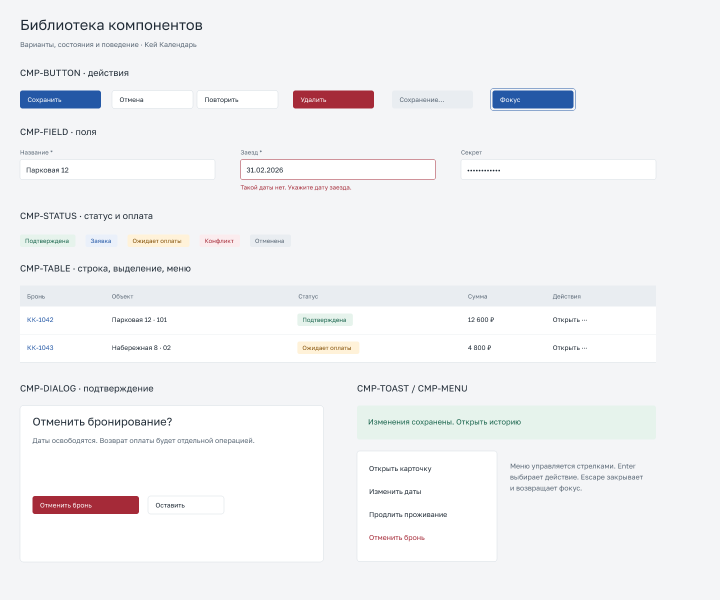
#> input picture design/exports/CMP-LIBRARY.png, 1440 x 1200 px (shown at 1/2 size); its folder holds only this picture in this run
$ python review_design.py
#> lines starting #> are read from the running program, lines starting #| are printed output that depends on the picture
"""Create contact sheets and check SVG text extents / semantic color contrast."""
from pathlib import Path
from PIL import Image,ImageDraw,ImageFont
import xml.etree.ElementTree as ET
import json,math
ROOT=Path(__file__).resolve().parents[1]
fontpath=ROOT/'assets/fonts/GolosText-variable.ttf'
def run():
    files=sorted((ROOT/'design/exports').glob('*.png'));out=ROOT/'design/review';out.mkdir(exist_ok=True)
    label=ImageFont.truetype(str(fontpath),17);sheets=[]
    for n in range(0,len(files),24):
        batch=files[n:n+24];canvas=Image.new('RGB',(1600,1800),'#E5E8EA');draw=ImageDraw.Draw(canvas)
#> after `canvas = Image.new('RGB', (1600, 1800), '#E5E8EA')`:
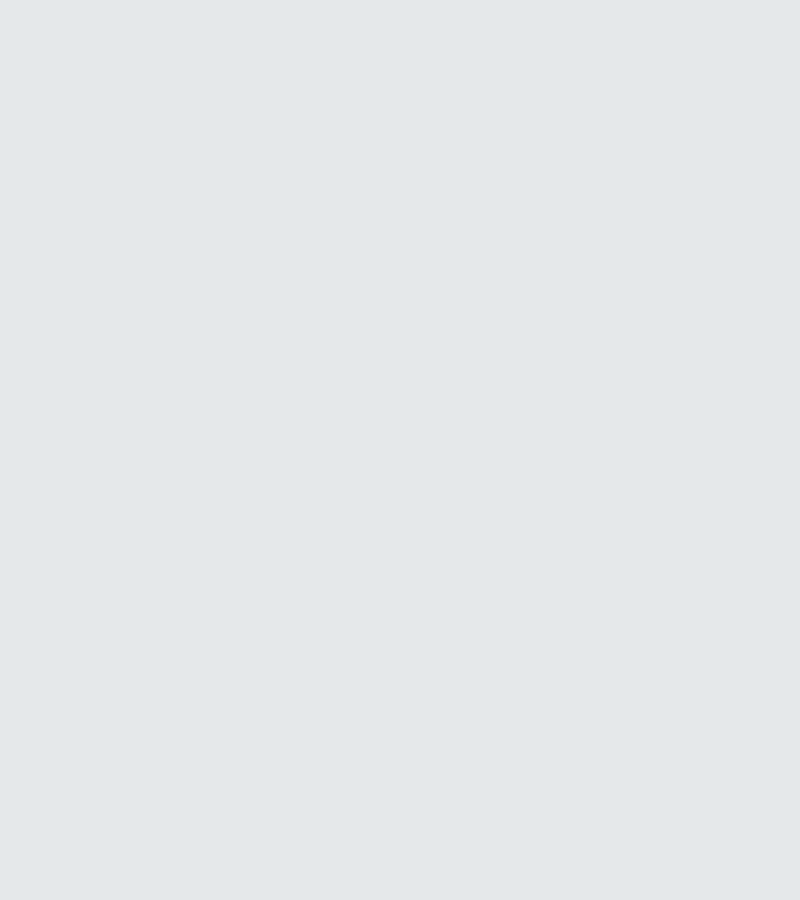
#> canvas: PIL image 1600x1800 RGB (shown at 1/2 size); mean R, G, B 229, 232, 234
        for i,p in enumerate(batch):
            im=Image.open(p).convert('RGB');im.thumbnail((384,264));x=8+(i%4)*400;y=8+(i//4)*300
#> after `im.thumbnail((384, 264))`:
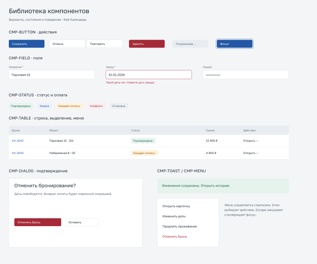
#> im: PIL image 317x264 RGB; mean R, G, B 241.5, 242.1, 244.1
            canvas.paste(im,(x,y));draw.text((x,y+268),p.stem,font=label,fill='#202B36')
        target=out/f'contact-{n//24+1:02}.png';canvas.save(target);sheets.append(str(target.relative_to(ROOT)))
    extents=[];text_count=0
    for p in sorted((ROOT/'design/source').glob('*.svg')):
        root=ET.parse(p).getroot();w,h=float(root.get('width')),float(root.get('height'))
        for t in root.findall('.//{http://www.w3.org/2000/svg}text'):
            value=t.text or '';f=ImageFont.truetype(str(fontpath),int(float(t.get('font-size','14'))));x,y=float(t.get('x','0')),float(t.get('y','0'));right=x+f.getlength(value);text_count+=1
            if x<0 or y-f.size<0 or right>w+1 or y>h+1:extents.append({'file':p.name,'x':x,'y':y,'right':round(right,1),'canvas':[w,h]})
#> (the run stopped early here; a loop or call above may not have finished)

$ run again, on design/exports/SCR-BILL-04.png
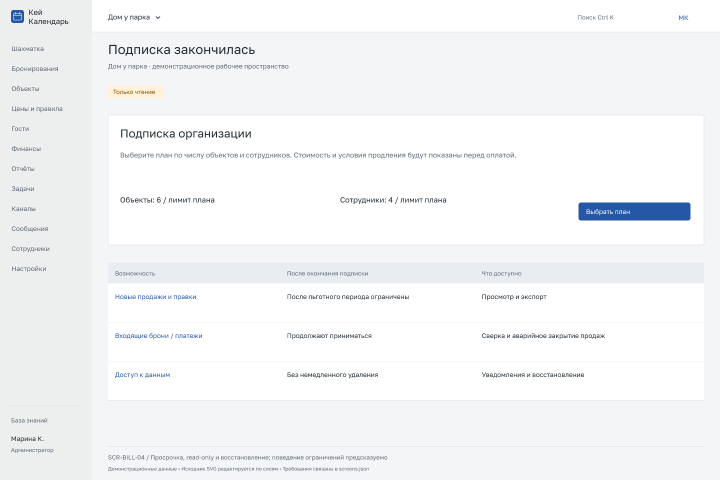
#> input picture design/exports/SCR-BILL-04.png, 1440 x 960 px (shown at 1/2 size)
#> in run, `im.thumbnail((384, 264))`:
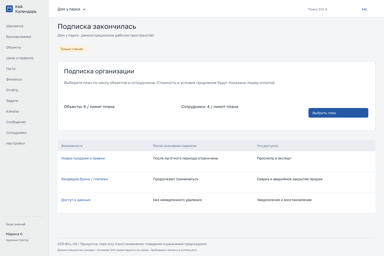
#> im: PIL image 384x256 RGB; mean R, G, B 244, 245.3, 246.8

$ run again, on design/exports/SCR-CAL-01.png
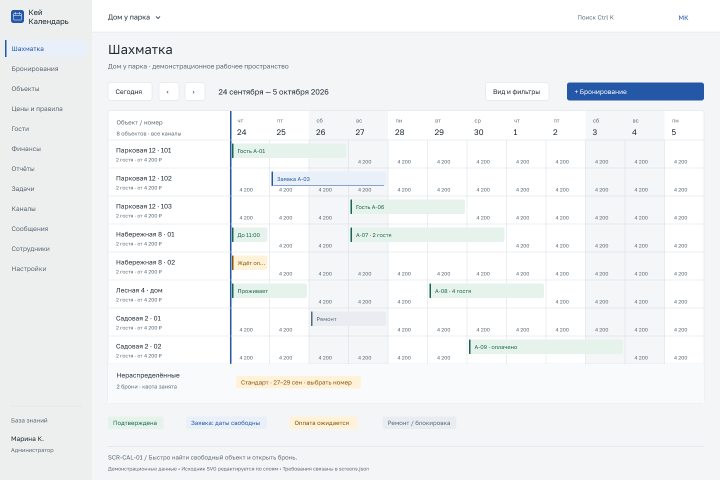
#> input picture design/exports/SCR-CAL-01.png, 1440 x 960 px (shown at 1/2 size)
#> in run, `im.thumbnail((384, 264))`:
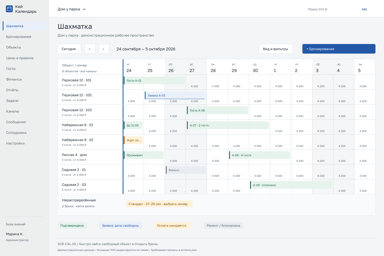
#> im: PIL image 384x256 RGB; mean R, G, B 241.5, 243.6, 245.1

$ run again, on design/exports/SCR-CAL-02.png
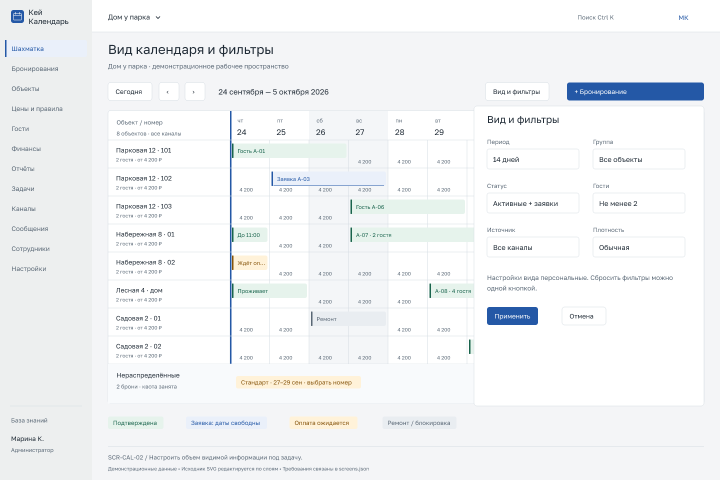
#> input picture design/exports/SCR-CAL-02.png, 1440 x 960 px (shown at 1/2 size)
#> in run, `im.thumbnail((384, 264))`:
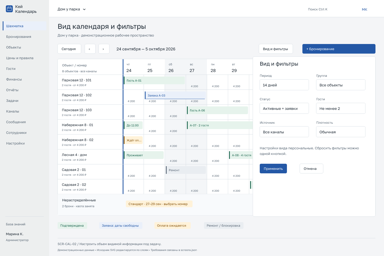
#> im: PIL image 384x256 RGB; mean R, G, B 241.7, 243.6, 245.3
